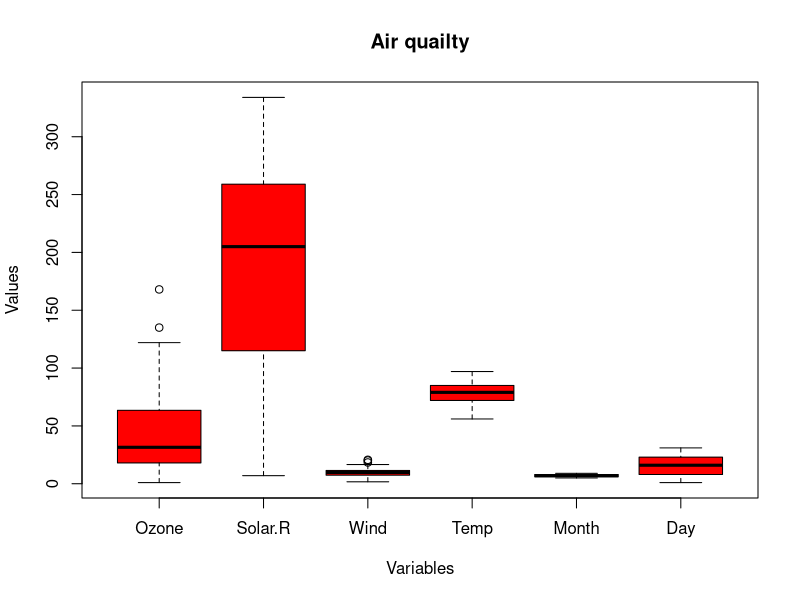

This figure's R source:
data("airquality")
str(airquality)

boxplot(airquality, main = "Air quailty", xlab = "Variables", ylab = "Values", col = "red")